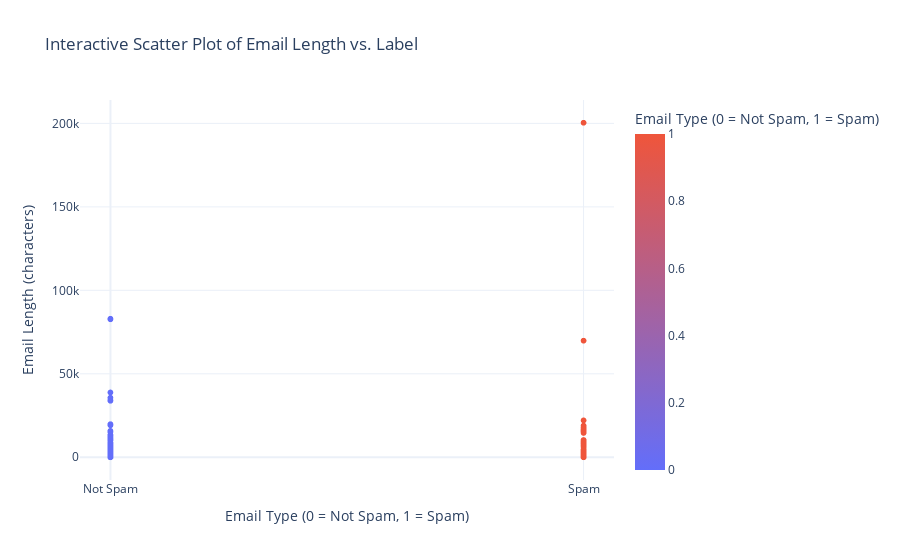

Write notebook code for a chart like this one.
### Code cell
import plotly.express as px

# Creating an interactive scatter plot using Plotly
fig = px.scatter(
    data,
    x='label',
    y='email_length',
    color='label',
    labels={'label': 'Email Type (0 = Not Spam, 1 = Spam)', 'email_length': 'Email Length (characters)'},
    title='Interactive Scatter Plot of Email Length vs. Label',
    color_continuous_scale=['#636EFA', '#EF553B'],
    category_orders={"label": [0, 1]},
)

# Updating layout for better readability
fig.update_layout(
    xaxis=dict(
        tickmode='array',
        tickvals=[0, 1],
        ticktext=['Not Spam', 'Spam']
    ),
    template='plotly_white'
)

# Display the plot
fig.show()

### Figure 1 — Plotly figure (JSON) as saved in the notebook; plotly's stock layout.template omitted (floating-point values rounded to 4 significant figures; data arrays with more than 128 entries replaced by an {"elided": "..."} marker saying what was removed)
{"data": [{"hovertemplate": "Email Type (0 = Not Spam, 1 = Spam)=%{marker.color}<br>Email Length (characters)=%{y}<extra></extra>", "legendgroup": "", "marker": {"color": {"elided": "2999 int values"}, "coloraxis": "coloraxis", "symbol": "circle"}, "mode": "markers", "name": "", "showlegend": false, "type": "scattergl", "x": {"elided": "2999 int values"}, "xaxis": "x", "y": {"elided": "2999 int values"}, "yaxis": "y"}], "layout": {"coloraxis": {"colorbar": {"title": {"text": "Email Type (0 = Not Spam, 1 = Spam)"}}, "colorscale": [[0, "#636EFA"], [1, "#EF553B"]]}, "legend": {"tracegroupgap": 0}, "title": {"text": "Interactive Scatter Plot of Email Length vs. Label"}, "xaxis": {"anchor": "y", "categoryarray": [0, 1], "categoryorder": "array", "domain": [0, 1], "tickmode": "array", "ticktext": ["Not Spam", "Spam"], "tickvals": [0, 1], "title": {"text": "Email Type (0 = Not Spam, 1 = Spam)"}}, "yaxis": {"anchor": "x", "domain": [0, 1], "title": {"text": "Email Length (characters)"}}}}
